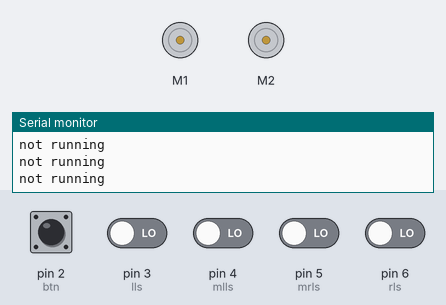
Recording of a sketch running on a simulated Arduino Uno, built with avr-gcc and run on an emulated ATmega328P. On the bench: 2 × DC motor (green arrow = forward, orange = backward, longer = faster), the last lines printed to the serial monitor. Inputs (shaded band) come from the test bench; at power-on: pin 2 (btn), pin 3 (lls), pin 4 (mlls), pin 5 (mrls), pin 6 (rls) LOW.

Above: at 1.2 s.
1.3 s: pin 2 (btn) pulled HIGH for 0.15 s
At 2.5 s:
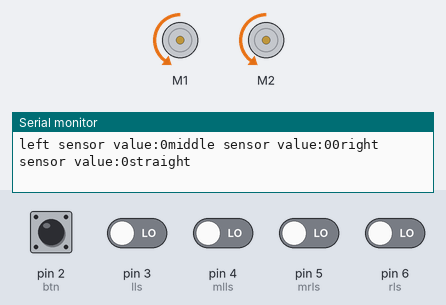
2.9 s: pin 3 (lls) driven HIGH
4.9 s: pin 4 (mlls) driven HIGH
At 6.1 s:
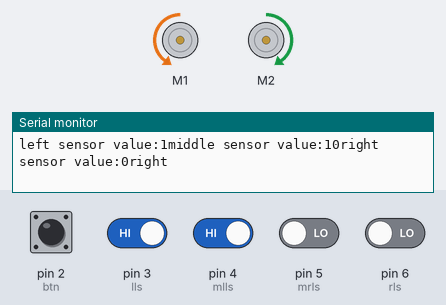
6.4 s: pin 2 (btn) pulled HIGH for 1 s
At 6.8 s:
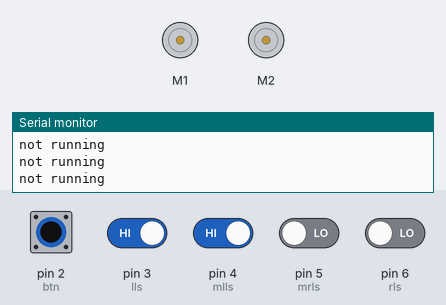
8.9 s: pin 2 (btn) driven HIGH and pin 3 (lls) driven LOW
At 9.8 s:
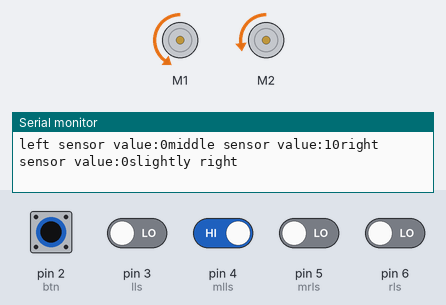
11.9 s: pin 5 (mrls) driven HIGH
At 12.7 s:
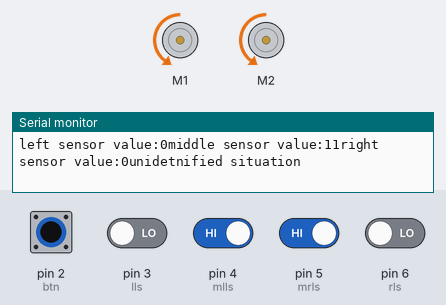
Timing chart, 0 to 14.9 s (numbered marks = the images above; inputs shaded):
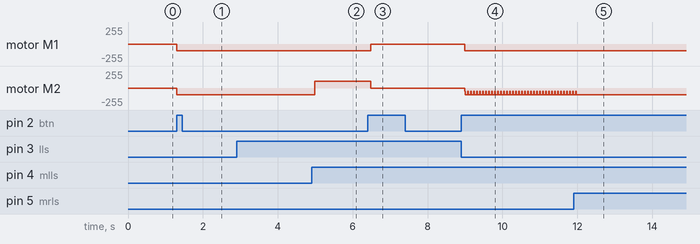

The sketch:

main_program4.ino
```cpp
#include<Adafruit_MotorShield.h>

#include "line_following4.h"

Adafruit_MotorShield AFMS = Adafruit_MotorShield();

Adafruit_DCMotor *left_motor = AFMS.getMotor(1);
Adafruit_DCMotor *right_motor = AFMS.getMotor(2);

//pins
const int going = 13;//flashing
const int lr = A2;
const int lb = A3;


const int btn=2; //start/stop button
const int lls = 3; //line sensors
const int mlls = 4;
const int mrls = 5;
const int rls = 6;

bool running=false;

void setup() {
  // put your setup code here, to run once:

  AFMS.begin();

  Serial.begin(9600);
  pinMode(lls, INPUT);
  pinMode(mlls, INPUT);
  pinMode(mrls, INPUT);
  pinMode(rls, INPUT);
  pinMode(btn, INPUT);
  attachInterrupt(digitalPinToInterrupt(btn), blink, RISING);
}

void blink() {
  running = !running;
}

void loop() {
   if(!running){
      left_motor -> run(RELEASE);
      right_motor -> run(RELEASE);
      digitalWrite(going, LOW);
      digitalWrite(lr, LOW);
      digitalWrite(lb, LOW);
      Serial.println("not running");
      delay(100);//TODO not quite good
  }
  // put your main code here, to run repeatedly:
  while(running){
    digitalWrite(going, HIGH);
    long start = millis();
    long end = start;

    while((end - start) < 1000){
      line_following(left_motor,right_motor,lls,mlls,mrls,rls);
      end = millis();
    }
  }

}
```

line_following4.h
```cpp
int vlls, vmlls, vmrls, vrls;

void line_following(Adafruit_DCMotor *left_motor, Adafruit_DCMotor *right_motor,int lls, int mlls, int mrls, int rls){

left_motor -> setSpeed(100);
right_motor -> setSpeed(100);

vlls=digitalRead(lls);
vmlls=digitalRead(mlls);
vmrls=digitalRead(mrls);
vrls=digitalRead(rls);


Serial.print("left sensor value:");
Serial.print(vlls);

Serial.print("middle sensor value:");
Serial.print(vmlls);
Serial.print(vmrls);
Serial.print("right sensor value:");
Serial.print(vrls);

if (!vlls&&!vmlls&&!vmrls&&!vrls){

    left_motor -> setSpeed(100);
    right_motor -> setSpeed(100);

    left_motor -> run(BACKWARD);
    right_motor -> run(BACKWARD);

    Serial.println("straight");
}
//T junction
else if (vlls&&vmlls&&vmrls&&vrls){

    left_motor -> setSpeed(100);
    right_motor -> setSpeed(100);

    left_motor -> run(BACKWARD);
    right_motor -> run(BACKWARD);

    Serial.println("T junction");
}

else if (!vlls&&!vmlls&&vmrls&&!vrls){

    left_motor -> setSpeed(50);
    right_motor -> setSpeed(100);

    left_motor -> run(BACKWARD);
    right_motor -> run(BACKWARD);

    Serial.println("slightly left");
}
else if (!vlls&&vmlls&&!vmrls&&!vrls){

    left_motor -> setSpeed(100);
    right_motor -> setSpeed(50);

    left_motor -> run(BACKWARD);
    right_motor -> run(BACKWARD);

    Serial.println("slightly right");

} else if (!vlls&&!vmlls&&vmrls&&vrls){

    left_motor -> setSpeed(50);
    right_motor -> setSpeed(50);

    left_motor -> run(FORWARD);
    right_motor -> run(BACKWARD);

    Serial.println("left");

} else if (vlls&&vmlls&&!vmrls&&!vrls){

    left_motor -> setSpeed(50);
    right_motor -> setSpeed(50);

    left_motor -> run(BACKWARD);
    right_motor -> run(FORWARD);

    Serial.println("right");

}else if (vlls&&!vmlls&&!vmrls&&!vrls){

    Serial.println("junction to the left");

}else if (!vlls&&!vmlls&&!vmrls&&vrls){

    Serial.println("junction to the right");

}else{
    Serial.println("unidetnified situation");
}

return;

}
```

Measured:
- after the input at 1.3 s, motor M1, motor M2: stopped → backward 100/255 at once
- after the input at 4.9 s, motor M2: backward 100/255 → forward 100/255 after 0.09 s
- after the input at 6.4 s, motor M1: backward 100/255 → stopped after 0.08 s; motor M2: forward 100/255 → stopped after 0.08 s
- after the input at 8.9 s, motor M1: stopped → backward 100/255 after 0.10 s; motor M2: alternates backward 100/255 for 0.06 s and backward 50/255 for 0.02 s, starting after 0.10 s
- after the input at 11.9 s, motor M2: goes on until 12.0 s, then stays backward 100/255
